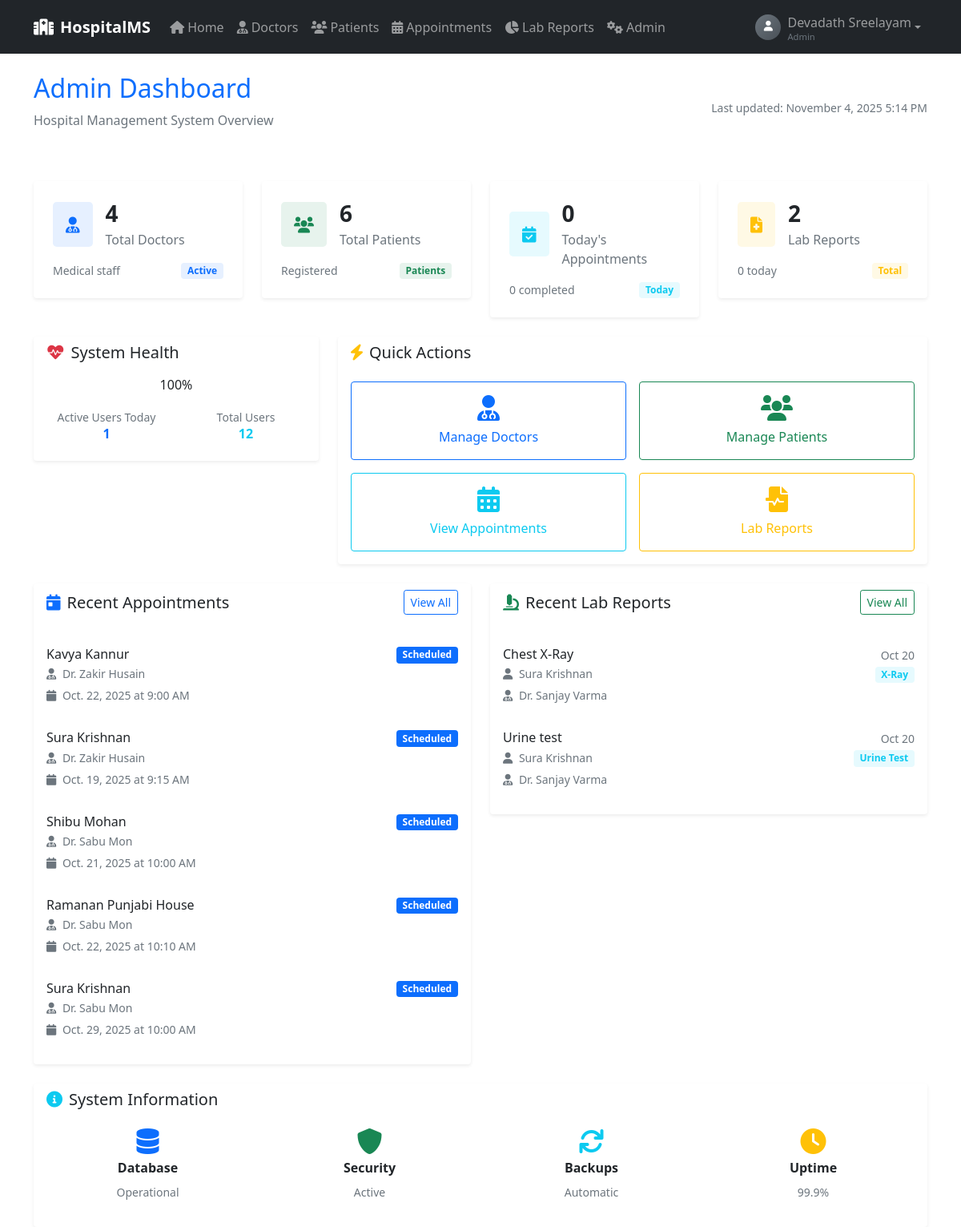
Page /admin_dashboard/ (signed in) on the earlier database version.
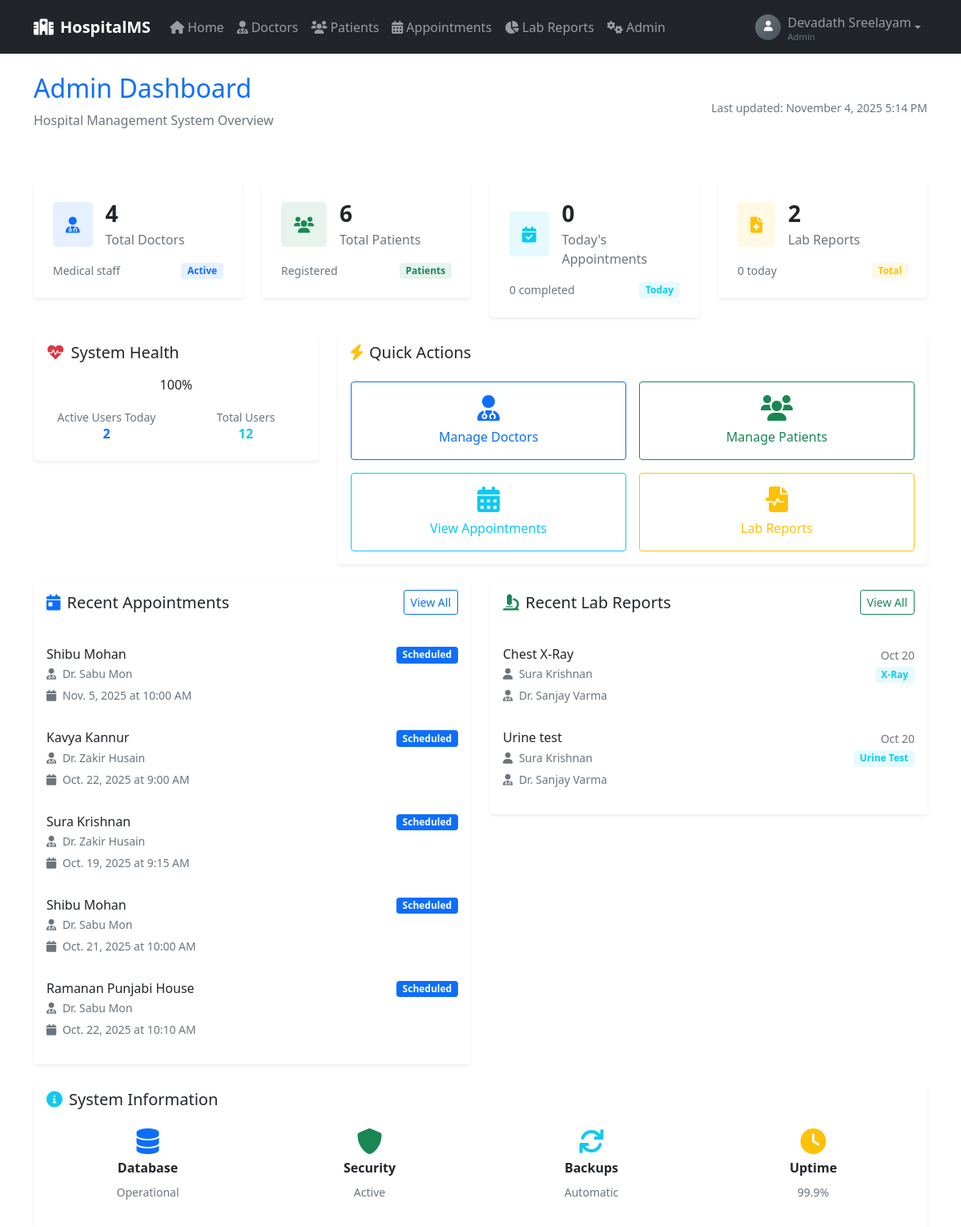
Same page on the later database version.
### hospital/models.py (models this page shows, shortened)
class Appointment(models.Model):
    patient = models.ForeignKey(User, on_delete=models.CASCADE, limit_choices_to={'user_type': 'patient'})
    doctor = models.ForeignKey(Doctor, on_delete=models.CASCADE)
    appointment_date = models.DateField()
    token_number = models.IntegerField(default=0)
    estimated_time = models.TimeField()  # Store calculated time
    status = models.CharField(max_length=20, choices=(
        ('scheduled', 'Scheduled'),
        ('completed', 'Completed'),
        ('cancelled', 'Cancelled'),
    ), default='scheduled')
    reason = models.TextField(blank=True)
    created_at = models.DateTimeField(auto_now_add=True)
    class Meta:
        ordering = ['appointment_date', 'doctor', 'token_number']

class User(AbstractUser):
    USER_TYPES = (
        ('admin', 'Admin'),
        ('patient', 'Patient'),
        ('doctor', 'Doctor'),
    )
    phone = models.CharField(max_length=10, blank=True)
    user_type = models.CharField(max_length=10, choices=USER_TYPES, default='patient')
    profile_image = models.ImageField(
        upload_to='profile_images/',
        blank=True,
        null=True,
        help_text='Upload a profile picture (optional)'
    )
    def get_user_type_display(self):
        return dict(self.USER_TYPES).get(self.user_type, 'Patient')
    class Meta:
        db_table = 'auth_user'

class Doctor(models.Model):
    SPECIALIZATION_CHOICES = [
        ('cardiology', 'Cardiology'),
        ('dermatology', 'Dermatology'),
        ('pediatrics', 'Pediatrics'),
        ('orthopedics', 'Orthopedics'),
        ('neurology', 'Neurology'),
        ('gynecology', 'Gynecology'),
        ('psychiatry', 'Psychiatry'),
        ('dentistry', 'Dentistry'),
        ('general', 'General Medicine'),
    ]
    user = models.OneToOneField(User, on_delete=models.CASCADE)
    qualification = models.CharField(max_length=20, default='MBBS')
    specialization = models.CharField(max_length=100, choices=SPECIALIZATION_CHOICES, default='general')
    start_time = models.TimeField(default='09:00:00')
    end_time = models.TimeField(default='17:00:00')
    available_days = models.CharField(max_length=100)  # monday, tuesday, ...
    max_appointments = models.IntegerField(default=50)

class LabReport(models.Model):
    REPORT_TYPES = [
        ('blood_test', 'Blood Test'),
        ('urine_test', 'Urine Test'),
        ('xray', 'X-Ray'),
        ('mri', 'MRI'),
        ('ct_scan', 'CT Scan'),
        ('ultrasound', 'Ultrasound'),
        ('ecg', 'ECG'),
        ('other', 'Other'),
    ]
    appointment = models.ForeignKey(Appointment, on_delete=models.CASCADE, related_name='lab_reports')
    doctor = models.ForeignKey(Doctor, on_delete=models.CASCADE)  # Doctor who uploaded
    report_type = models.CharField(max_length=50, choices=REPORT_TYPES, default='blood_test')
    test_name = models.CharField(max_length=200)  # e.g., "Complete Blood Count"
    report_file = models.FileField(upload_to='lab_reports/')
    findings = models.TextField(blank=True, help_text="Key findings or summary")
    notes = models.TextField(blank=True, help_text="Additional notes for patient")
    uploaded_at = models.DateTimeField(auto_now_add=True)
    class Meta:
        ordering = ['-uploaded_at']

### hospital/views.py (the view)
# urls.py: path('admin_dashboard/', views.admin_dashboard, name='admin_dashboard'),
@login_required
def admin_dashboard(request):
    if request.user.user_type != 'admin':
        messages.error(request, 'Access denied.')
        return redirect('dashboard')
    total_doctors = Doctor.objects.count()
    total_patients = Patient.objects.count()
    total_users = User.objects.count()
    today = timezone.now().date()
    today_appointments = Appointment.objects.filter(appointment_date=today)
    total_appointments_today = today_appointments.count()
    completed_today = today_appointments.filter(status='completed').count()
    total_lab_reports = LabReport.objects.count()
    recent_lab_reports = LabReport.objects.filter(uploaded_at__date=today).count()
    recent_appointments = Appointment.objects.select_related(
        'patient', 'doctor', 'doctor__user'
    ).order_by('-created_at')[:5]
    recent_lab_reports_list = LabReport.objects.select_related(
        'appointment', 'appointment__patient', 'doctor', 'doctor__user'
    ).order_by('-uploaded_at')[:5]
    system_health = 100  # Could be calculated based on various factors
    active_users_today = User.objects.filter(last_login__date=today).count()
    context = {
        'total_doctors': total_doctors,
        'total_patients': total_patients,
        'total_users': total_users,
        'total_appointments_today': total_appointments_today,
        'completed_today': completed_today,
        'total_lab_reports': total_lab_reports,
        'recent_lab_reports': recent_lab_reports,
        'recent_appointments': recent_appointments,
        'recent_lab_reports_list': recent_lab_reports_list,
        'system_health': system_health,
        'active_users_today': active_users_today,
        'today': today,
    }
    return render(request, 'admin_dash.html', context)

### hospital/templates/admin_dash.html (shortened to what the changed rows need)
{% extends 'base.html' %}
{% block content %}
<div class="row">
    <div class="col-md-12">
        <div class="d-flex justify-content-between align-items-center mb-4">
            <div>
                <h2 class="text-primary">Admin Dashboard</h2>
            </div>
        </div>
    </div>
</div>
<div class="row">
    <div class="col-md-4 mb-4">
        <div class="card border-0 shadow-sm">
            <div class="card-body text-center">
                <div class="row text-center">
                    <div class="col-6">
                        <small class="text-muted">Active Users Today</small>
                        <h6 class="fw-bold text-primary">{{ active_users_today }}</h6>
                    </div>
                </div>
            </div>
        </div>
    </div>
</div>
<div class="row">
    <div class="col-md-6 mb-4">
        <div class="card border-0 shadow-sm">
            <div class="card-body">
                {% if recent_appointments %}
                <div class="list-group list-group-flush">
                    {% for appointment in recent_appointments %}
                    <div class="list-group-item border-0 px-0 py-3">
                        <div class="d-flex justify-content-between align-items-start">
                            <div>
                                <h6 class="mb-1">{{ appointment.patient.get_full_name }}</h6>
                                <p class="mb-1 text-muted small">
                                    <i class="fas fa-user-md me-1"></i>
                                    Dr. {{ appointment.doctor.user.get_full_name }}
                                </p>
                                <small class="text-muted">
                                    <i class="fas fa-calendar me-1"></i>
                                    {{ appointment.appointment_date }} at {{ appointment.estimated_time|time:"g:i A" }}
                                </small>
                            </div>
                            <span class="badge bg-{% if appointment.status == 'completed' %}success{% elif appointment.status == 'scheduled' %}primary{% else %}warning{% endif %}">
                                {{ appointment.status|title }}
                            </span>
                        </div>
                    </div>
                    {% endfor %}
                </div>
                {% else %}
                <div class="text-center py-4">
                    <i class="fas fa-calendar-times fa-2x text-muted mb-3"></i>
                    <p class="text-muted mb-0">No recent appointments</p>
                </div>
                {% endif %}
            </div>
        </div>
    </div>
    <div class="col-md-6 mb-4">
        <div class="card border-0 shadow-sm">
            <div class="card-body">
                {% if recent_lab_reports_list %}
                <div class="list-group list-group-flush">
                    {% for report in recent_lab_reports_list %}
                    <div class="list-group-item border-0 px-0 py-3">
                        <div class="d-flex justify-content-between align-items-start">
                            <div>
                                <h6 class="mb-1">{{ report.test_name }}</h6>
                                <p class="mb-1 text-muted small">
                                    <i class="fas fa-user me-1"></i>
                                    {{ report.appointment.patient.get_full_name }}
                                </p>
                                <small class="text-muted">
                                    <i class="fas fa-user-md me-1"></i>
                                    Dr. {{ report.doctor.user.get_full_name }}
                                </small>
                            </div>
                            <div class="text-end">
                                <small class="text-muted d-block">{{ report.uploaded_at|date:"M d" }}</small>
                                <span class="badge bg-info bg-opacity-10 text-info">
                                    {{ report.get_report_type_display }}
                                </span>
                            </div>
                        </div>
                    </div>
                    {% endfor %}
                </div>
                {% else %}
                <div class="text-center py-4">
                    <i class="fas fa-file-medical fa-2x text-muted mb-3"></i>
                    <p class="text-muted mb-0">No recent lab reports</p>
                </div>
                {% endif %}
            </div>
        </div>
    </div>
</div>
{% endblock %}

Differences in the rows shown:
no longer on this page (row unchanged): Appointment: patient.get_full_name "Sura Krishnan", doctor.user.get_full_name "Sabu Mon", appointment_date "Oct. 29, 2025", estimated_time "10:00 AM", status "Scheduled"
added Appointment: patient.get_full_name "Shibu Mohan", doctor.user.get_full_name "Sabu Mon", appointment_date "Nov. 5, 2025", estimated_time "10:00 AM", status "Scheduled"
Other differences:
{{ active_users_today }}: "1" → "2"
